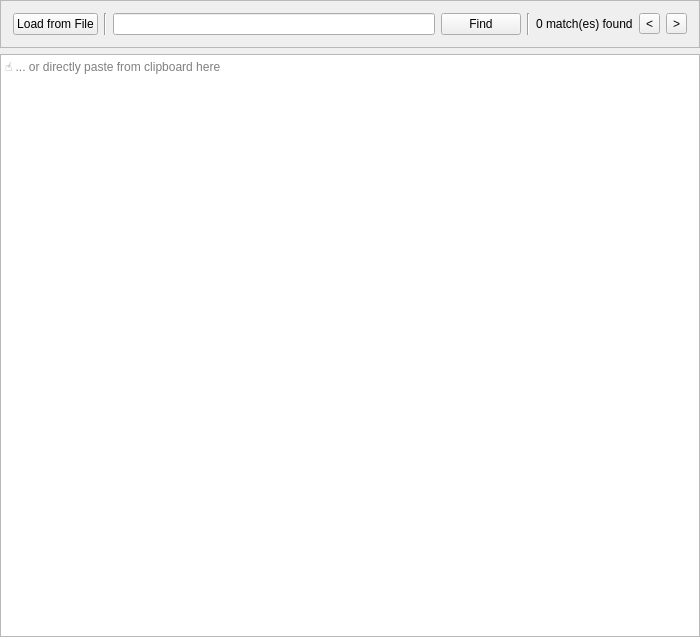
<?xml version="1.0" encoding="UTF-8"?>
<ui version="4.0">
 <class>RegexMatcherWidget</class>
 <widget class="QWidget" name="RegexMatcherWidget">
  <property name="geometry">
   <rect>
    <x>0</x>
    <y>0</y>
    <width>700</width>
    <height>637</height>
   </rect>
  </property>
  <property name="windowTitle">
   <string>Regex Matcher</string>
  </property>
  <layout class="QVBoxLayout" name="verticalLayout">
   <property name="leftMargin">
    <number>0</number>
   </property>
   <property name="topMargin">
    <number>0</number>
   </property>
   <property name="rightMargin">
    <number>0</number>
   </property>
   <property name="bottomMargin">
    <number>0</number>
   </property>
   <item>
    <widget class="QFrame" name="frame">
     <property name="frameShape">
      <enum>QFrame::StyledPanel</enum>
     </property>
     <property name="frameShadow">
      <enum>QFrame::Raised</enum>
     </property>
     <layout class="QHBoxLayout" name="horizontalLayout">
      <property name="leftMargin">
       <number>12</number>
      </property>
      <property name="topMargin">
       <number>12</number>
      </property>
      <property name="rightMargin">
       <number>12</number>
      </property>
      <property name="bottomMargin">
       <number>12</number>
      </property>
      <item>
       <widget class="QPushButton" name="btn_load_file">
        <property name="text">
         <string>Load from File</string>
        </property>
       </widget>
      </item>
      <item>
       <widget class="Line" name="line">
        <property name="orientation">
         <enum>Qt::Vertical</enum>
        </property>
       </widget>
      </item>
      <item>
       <widget class="QLineEdit" name="txt_regex"/>
      </item>
      <item>
       <widget class="QPushButton" name="btn_match_regex">
        <property name="text">
         <string>Find</string>
        </property>
       </widget>
      </item>
      <item>
       <widget class="Line" name="line_2">
        <property name="orientation">
         <enum>Qt::Vertical</enum>
        </property>
       </widget>
      </item>
      <item>
       <widget class="QLabel" name="lbl_matches_found">
        <property name="text">
         <string>0 match(es) found</string>
        </property>
       </widget>
      </item>
      <item>
       <widget class="QToolButton" name="btn_prev_match">
        <property name="text">
         <string>&lt;</string>
        </property>
       </widget>
      </item>
      <item>
       <widget class="QToolButton" name="btn_next_match">
        <property name="text">
         <string>&gt;</string>
        </property>
       </widget>
      </item>
     </layout>
    </widget>
   </item>
   <item>
    <widget class="QPlainTextEdit" name="txt_document">
     <property name="placeholderText">
      <string>☝️ ... or directly paste from clipboard here</string>
     </property>
    </widget>
   </item>
  </layout>
 </widget>
 <resources/>
 <connections/>
</ui>
